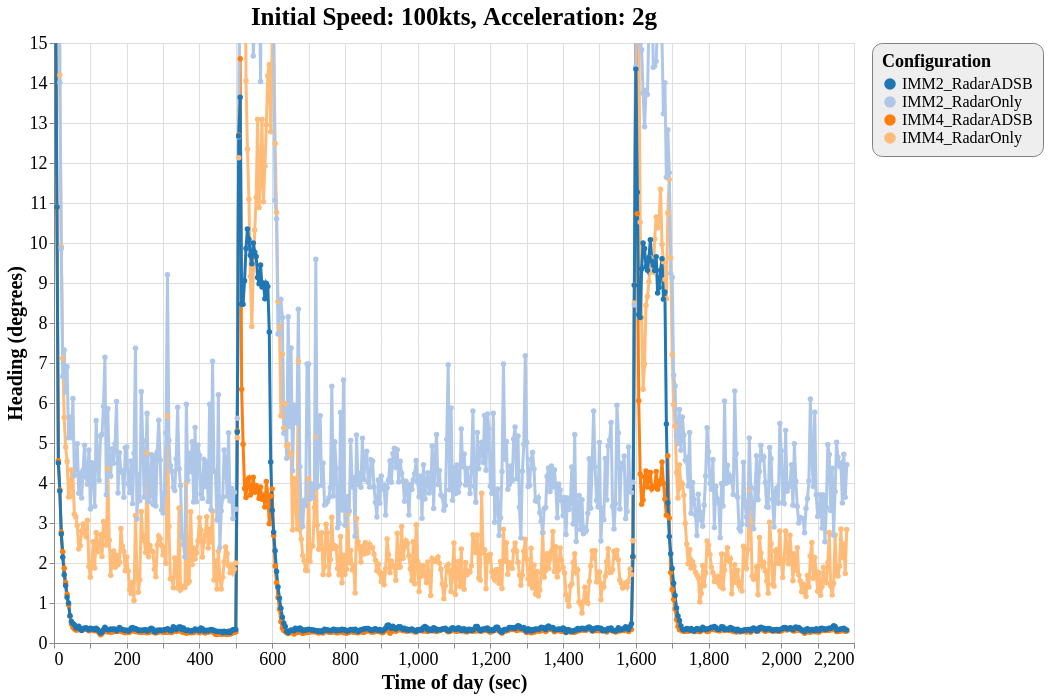

Write a Vega-Lite specification for this figure.
### Vega-Lite specification from a JSON file in a GitHub repository (floating-point values rounded to 4 significant figures; data arrays with more than 128 entries replaced by an {"elided": "..."} marker saying what was removed)
{"config": {"view": {"continuousWidth": 800, "continuousHeight": 600}, "axisX": {"labelFontSize": 18, "titleFontSize": 20}, "axisY": {"labelFontSize": 18, "titleFontSize": 20}, "font": "Times New Roman", "legend": {"cornerRadius": 10, "fillColor": "#EEEEEE", "labelFontSize": 16, "padding": 10, "strokeColor": "gray", "titleFontSize": 18}, "title": {"fontSize": 25}}, "data": {"name": "data-33dd137ce66b52c3d599b85ca856286d"}, "mark": {"type": "line", "point": true, "strokeWidth": 3}, "encoding": {"color": {"type": "ordinal", "field": "config", "scale": {"scheme": "category20"}, "title": "Configuration"}, "x": {"type": "quantitative", "field": "time", "title": "Time of day (sec)"}, "y": {"type": "quantitative", "field": "rmse_hdg", "scale": {"domain": [0, 15], "zero": false}, "title": "Heading (degrees)"}}, "selection": {"selector025": {"type": "interval", "bind": "scales", "encodings": ["x", "y"]}}, "title": "Initial Speed: 100kts, Acceleration: 2g", "$schema": "https://vega.github.io/schema/vega-lite/v4.8.1.json", "datasets": {"data-33dd137ce66b52c3d599b85ca856286d": {"elided": "2178 records"}}}
